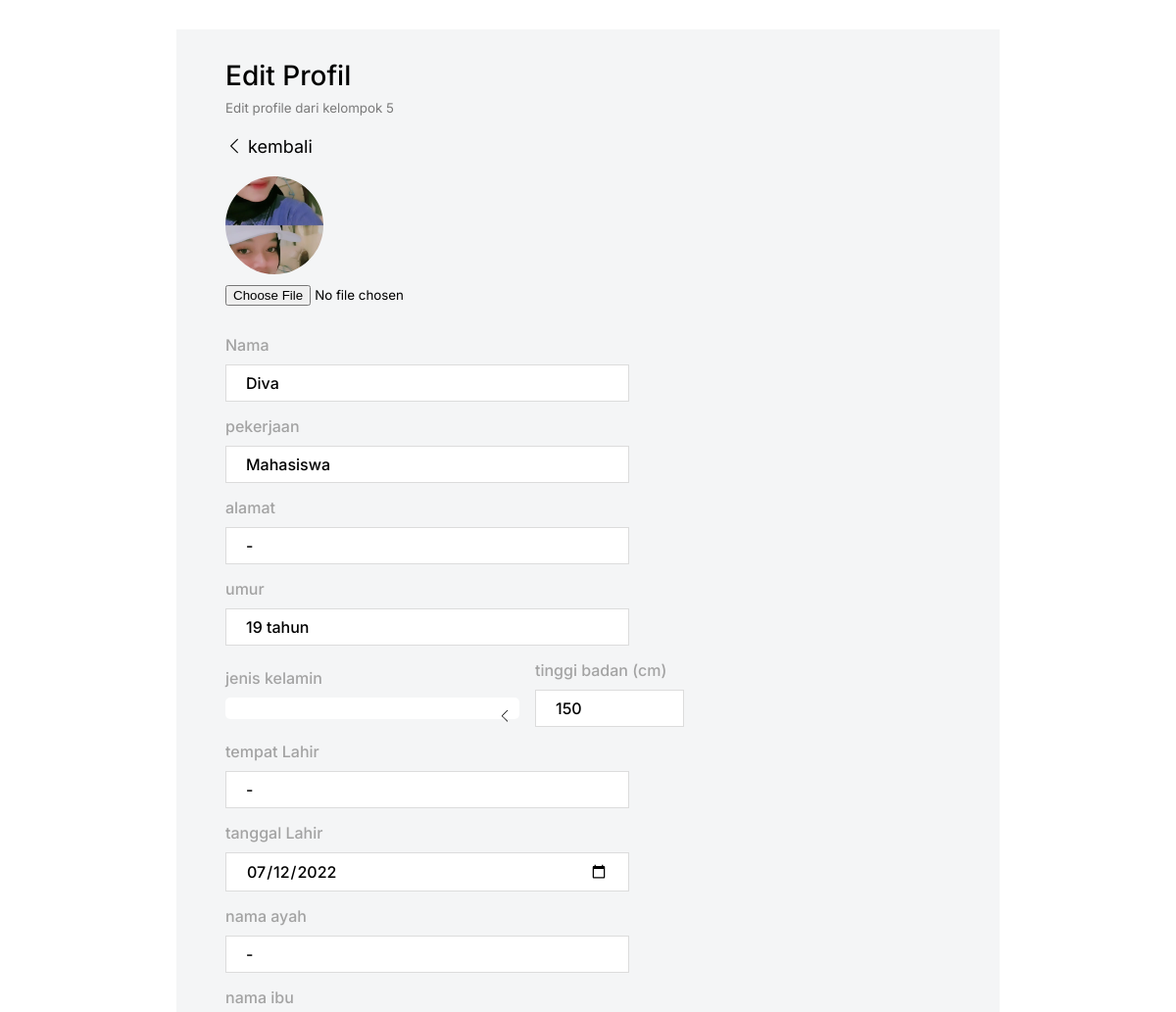
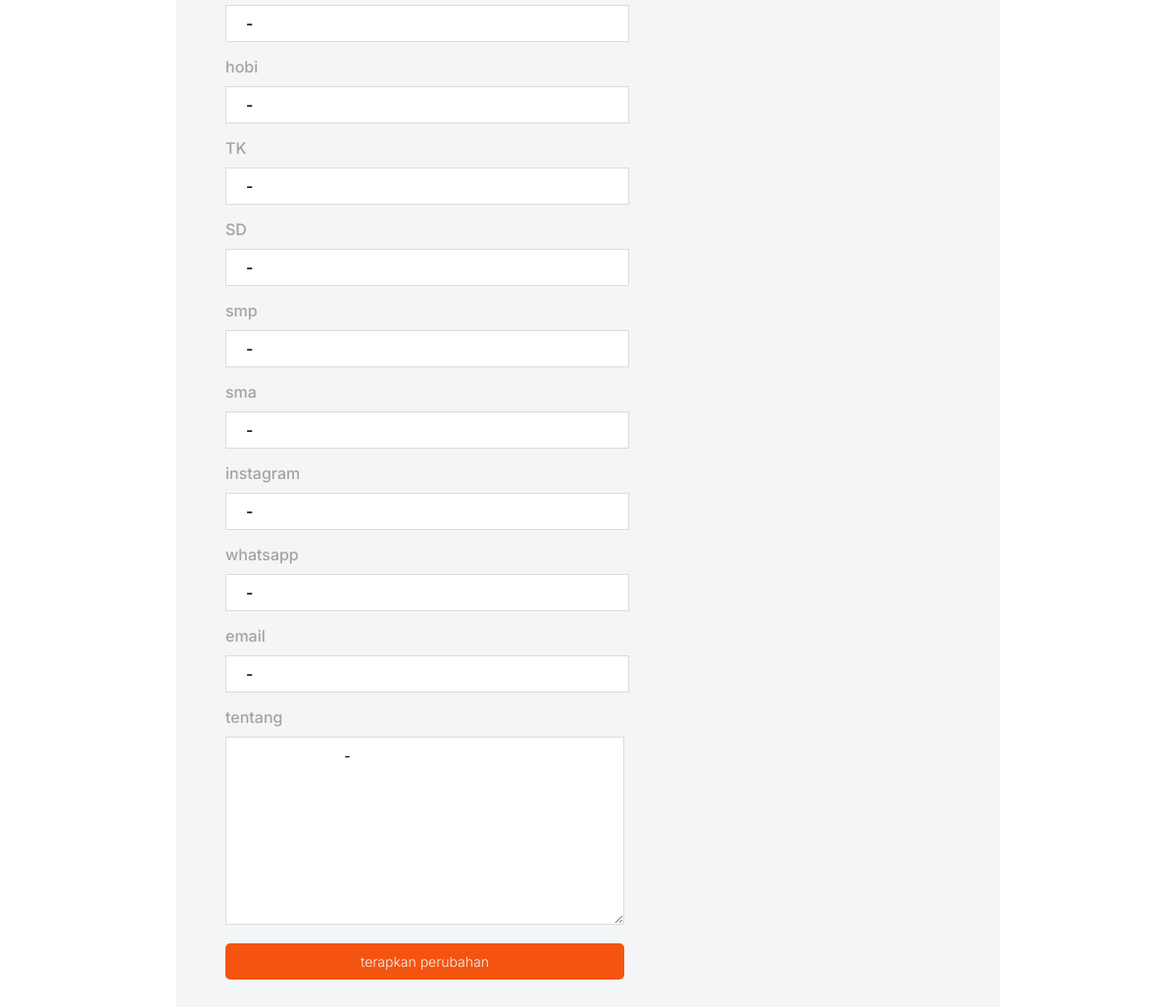
Page /edit.php?id=3 (signed in) on the committed database (2 pictures, top to bottom).
### tables this page shows
CREATE TABLE `user` (
  `id` int(11) NOT NULL,
  `nama` varchar(100) NOT NULL,
  `gambar` varchar(100) NOT NULL,
  `pekerjaan` varchar(100) NOT NULL,
  `umur` int(11) NOT NULL,
  `alamat` varchar(150) NOT NULL,
  `jenis_kelamin` varchar(100) NOT NULL,
  `tinggi_badan` varchar(100) NOT NULL,
  `tentang` text NOT NULL,
  `tempat_lahir` varchar(100) NOT NULL,
  `tanggal_lahir` date NOT NULL,
  `nama_ayah` varchar(100) NOT NULL,
  `nama_ibu` varchar(100) NOT NULL,
  `hobi` varchar(100) NOT NULL,
  `tk` varchar(100) NOT NULL,
  `sd` varchar(100) NOT NULL,
  `smp` varchar(100) NOT NULL,
  `sma` varchar(100) NOT NULL,
  `ig` varchar(100) DEFAULT NULL,
  `email` varchar(100) NOT NULL,
  `wa` varchar(100) DEFAULT NULL,
  `tanggal_dibuat` date DEFAULT NULL,
  `tanggal_diubah` date DEFAULT NULL
);

### edit.php (the view, shortened to what this page needs)
<?php
  $db = mysqli_connect('localhost', 'root',  '', 'biodata_db');
  $result = mysqli_fetch_assoc(mysqli_query($db, "SELECT * FROM user WHERE id = $_GET[id]"));
?>
<!DOCTYPE html>
<html lang="en">
  <head>
    <link
      rel="stylesheet"
      href="https://cdn.jsdelivr.net/npm/bootstrap-icons@1.8.3/font/bootstrap-icons.css"
    />
    <link rel="stylesheet" href="./css/edit.css" />
  </head>
  <body>
    <div class="container">
      <h3>Edit Profil</h3>
      <small>Edit profile dari kelompok 5</small>
      <a href="dashboard.php" class="back">
        <i class="bi bi-chevron-left"></i>
        kembali
      </a>
      <form action="./function/edit.php" method="POST" enctype="multipart/form-data">
        <div class="img-group">
          <img src="./img/<?= $result['gambar'] ?>" alt="" class="img" />
          <input type="file" name="gambar" class="input-img" />
        </div>
        <div class="input-group">
          <label for="nama" class="label"> Nama </label>
          <input type="text" name="nama" class="text" id="nama" value="<?= $result['nama'] ?>" />
        </div>
        <div class="input-group">
          <label for="pekerjaan" class="label"> pekerjaan </label>
          <input type="text" name="pekerjaan" class="text" id="pekerjaan" value="<?= $result['pekerjaan'] ?>" />
        </div>
        <div class="input-group">
          <label for="alamat" class="label"> alamat </label>
          <input type="text" name="alamat" class="text" id="alamat" value="<?= $result['alamat'] ?>" />
        </div>
        <div class="input-group">
          <label for="umur" class="label"> umur </label>
          <input type="text" name="umur" class="text" id="umur" value="<?= $result['umur'] ?> tahun" />
        </div>
        <div class="input-column">
          <div class="input-group">
            <label for="jenis-kelamin" class="label"> jenis kelamin </label>
            <details class="custom-select">
              <summary class="radios">
              </summary>
            </details>
          </div>
          <div class="input-group">
            <label for="tinggi-badan" class="label"> tinggi badan (cm) </label>
            <input type="number" class="text" name="tinggi_badan" id="tinggi-badan" value="<?= $result['tinggi_badan'] ?>" />
          </div>
        </div>
        <div class="input-group">
            <label for="tempat-lahir" class="label">tempat Lahir</label>
            <input type="text" class="text" name="tempat_lahir" id="tempat-lahir" value="<?= $result['tempat_lahir'] ?>" />
        </div>
        <div class="input-group">
            <label for="tanggal-lahir" class="label">tanggal Lahir</label>
            <input type="date" class="text" id="tanggal-lahir" name="tanggal_lahir" value="<?= $result['tanggal_lahir'] ?>" />
        </div>
        <div class="input-group">
            <label for="ayah" class="label">nama ayah</label>
            <input type="text" class="text" id="ayah" name="nama_ayah" value="<?= $result['nama_ayah'] ?>" />
        </div>
        <div class="input-group">
            <label for="ibu" class="label">nama ibu</label>
            <input type="text" class="text" id="ibu" name="nama_ibu" value="<?= $result['nama_ibu'] ?>" />
        </div>
        <div class="input-group">
            <label for="hobi" class="label">hobi</label>
            <input type="text" class="text" name="hobi" id="hobi" value="<?= $result['hobi'] ?>" />
        </div>
        <div class="input-group">
            <label for="tk" class="label">TK</label>
            <input type="text" class="text" name="tk" id="tk" value="<?= $result['tk'] ?>" />
        </div>
        <div class="input-group">
            <label for="sd" class="label">SD</label>
            <input type="text" class="text" name="sd" id="sd" value="<?= $result['sd'] ?>" />
        </div>
        <div class="input-group">
            <label for="smp" class="label">smp</label>
            <input type="text" class="text" id="smp" name="smp" value="<?= $result['smp'] ?>" />
        </div>
        <div class="input-group">
            <label for="sma" class="label">sma</label>
            <input type="text" class="text" id="sma" name="sma" value="<?= $result['sma'] ?>" />
        </div>
        <div class="input-group">
            <label for="ig" class="label">instagram</label>
            <input type="text" name="ig" class="text" name="ig" id="ig" value="<?= $result['ig'] ?>" />
        </div>
        <div class="input-group">
            <label for="wa" class="label">whatsapp</label>
            <input type="text" class="text" id="wa" name="wa" value="<?= $result['wa'] ?>" />
        </div>
        <div class="input-group">
            <label for="email" class="label">email</label>
            <input type="text" class="text" id="email" name="email" value="<?= $result['email'] ?>" />
        </div>
        <div class="input-group">
            <label for="tentang" class="label">tentang</label>
            <textarea name="tentang" id="tentang" cols="0" rows="10" >
              <?= $result['tentang'] ?>
            </textarea>
        </div>
        <button type="submit">terapkan perubahan</button>
      </form>
    </div>
  </body>
</html>

### css/edit.css (style rules this page uses)
* { margin: 0; padding: 0; font-family: 'Inter', 'Roboto', sans-serif; }
.container { margin: 30px auto; background-color: #f4f5f6; width: 70%; padding: 30px 50px; box-sizing: border-box; }
.container h3 { font-size: 28px; font-weight: 500; margin-bottom: 5px; }
.container small { color: rgb(122, 122, 122); }
.container a.back { margin: 20px 0; display: block; font-size: 18px; text-decoration: none; color: black; }
.container form .img-group { margin-bottom: 30px; }
.container form img.img { display: block; margin-bottom: 10px; width: 100px; height: 100px; border-radius: 50%; }
.container form .input-group { margin-bottom: 15px; }
.container form .label { display: block; font-size: 16px; font-weight: 500; margin-bottom: 10px; color: rgb(163, 163, 163); }
.container form .text { width: 50%; padding: 8px 20px; font-size: 16px; border: .5px solid gainsboro; font-weight: 500; }
details { position: relative; width: 300px; margin-right: 1rem; }
summary { padding: .7rem; cursor: pointer; border-radius: 5px; background-color: #fff; list-style: none; }
summary:after { content: ''; display: inline-block; float: right; width: .5rem; height: .5rem; border-bottom: 1px solid currentColor; border-left: 1px solid currentColor; border-bottom-left-radius: 2px; transform: rotate(45deg) translate(50%, 0%); transform-origin: center center; transition: transform ease-in-out 100ms }
summary.radios { counter-reset: radios; }
summary.radios:before { content: var(--selection); }
label { width: 100%; display: flex; cursor: pointer; justify-content: space-between; }
.container form img { object-fit: cover; object-position: center; }
.container form .input-column { display: flex; justify-content: flex-start; align-items: center; }
.container form .input-column .input-group input#tinggi-badan { width: 40%; }
.container form textarea { border: none; background-color: #fff; padding: 10px; font-size: 14px; text-indent: 0; border: .5px solid gainsboro; width: 52%; }
.container form button { display: block; width: 55%; margin-top: 10px; border: none; padding: 10px 15px; color: #f4f5f6; font-size: 14px; font-weight: 300; background-color: #F4540F; border-radius: 5px; }

### rows in the picture
user: gambar (picture), nama "Diva", pekerjaan "Mahasiswa", alamat "-", umur "19 tahun", tinggi_badan "150", tempat_lahir "-", tanggal_lahir "07/12/2022", nama_ayah "-", nama_ibu "-", hobi "-", tk "-", sd "-", smp "-", sma "-", ig "-", wa "-", email "-", tentang "-"
